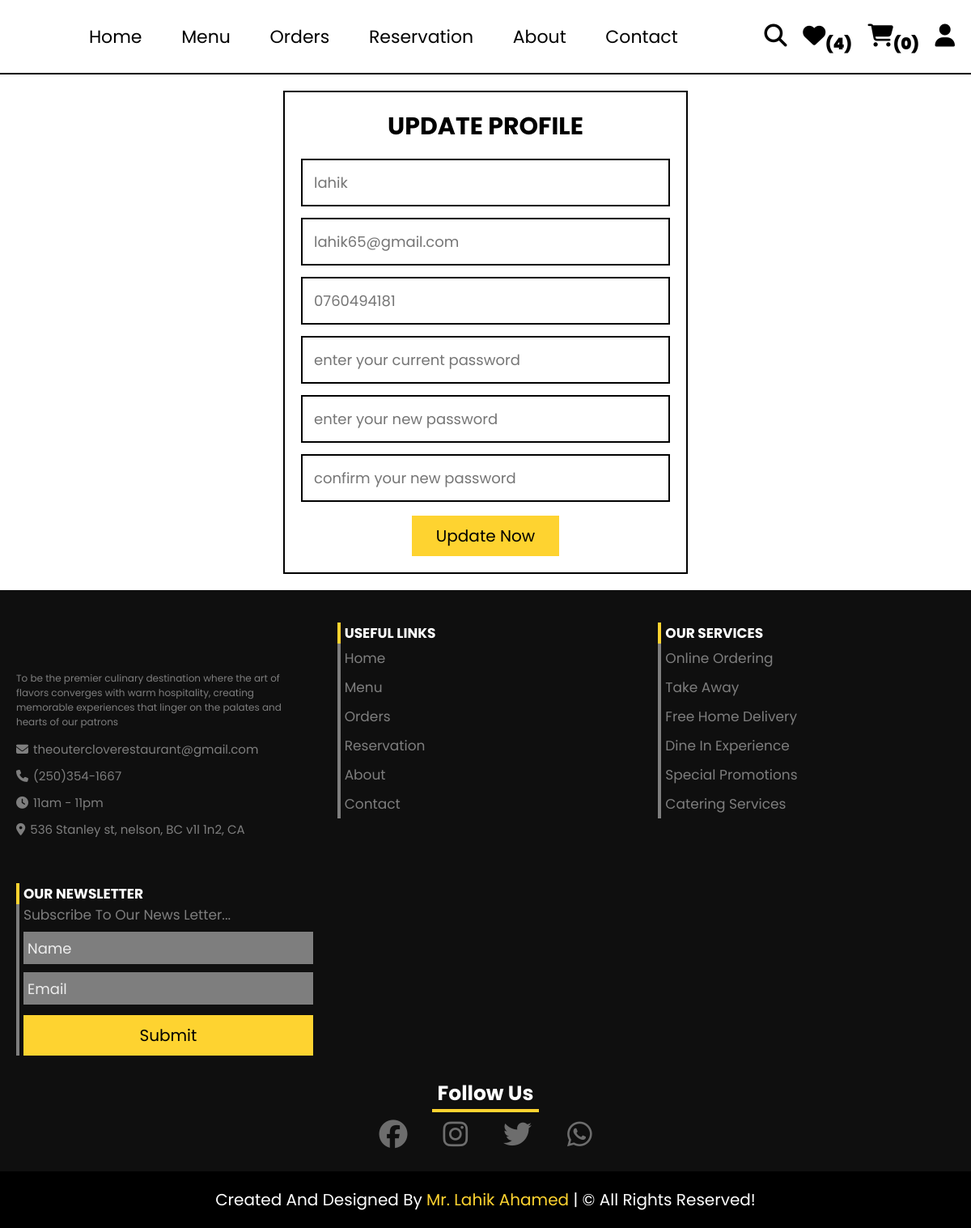
Page /customer/update_profile.php (signed in) on the committed database.
### tables this page shows
CREATE TABLE `users` (
  `id` int(11) NOT NULL,
  `name` varchar(50) NOT NULL,
  `email` varchar(50) NOT NULL,
  `number` varchar(11) NOT NULL,
  `password` char(255) NOT NULL,
  `reg_date` datetime NOT NULL DEFAULT current_timestamp(),
  `address` varchar(255) NOT NULL
);

### customer/update_profile.php (the view, shortened to what this page needs)
<?php
    include("../db/database.php");
?>
<!DOCTYPE html>
<html lang="en">
<head>
    <link rel="stylesheet" href="../CSS/customer_style.css">
</head>
<body>
    <?php include("../components/user_header.php"); ?>
    <section class="form-container">
        <form action="<?php htmlspecialchars($_SERVER["PHP_SELF"]) ?>" method="post">
            <h3>update profile</h3>
            <input type="text" name="name" placeholder="<?= $fetch_profile['name'] ?>"
            class="box" maxlength="50">
            <input type="email" name="email" placeholder="<?= $fetch_profile['email'] ?>"
            class="box" maxlength="50">
            <input type="number" name="number" placeholder="<?= $fetch_profile['number'] ?>"
            class="box" max="9999999999">
            <input type="password" name="current_password" required placeholder="enter your current password"
            class="box" maxlength="50" oninput="this.value = this.value.replace(/\s/g, '')">
            <input type="password" name="new_password" required placeholder="enter your new password"
            class="box" maxlength="50" oninput="this.value = this.value.replace(/\s/g, '')">
            <input type="password" name="confirm_new_password" required placeholder="confirm your new password"
            class="box" maxlength="50" oninput="this.value = this.value.replace(/\s/g, '')">
            <input type="submit" name="update" value="update now" class="btn">
        </form>
    </section>
</body>
</html>
<?php include("../components/footer.php"); ?>

### CSS/customer_style.css (style rules this page uses)
:root { --yellow: #fed330; --red: #e74c3c; --light-color: #7e7e7e; --border: 2px solid #000; --light: #ededed; --light-black: #0f0f0f; }
* { font-family: 'poppins', sans-serif; margin: 0; padding: 0; box-sizing: border-box; outline: none; border: none; text-decoration: none; }
html { font-size: 62.5%; overflow-x: hidden; scroll-behavior: smooth; stop-opacity: 7rem; scroll-padding-top: 7rem; }
section { margin: 0 auto; max-width: 1300px; padding: 2rem; }
.btn, .delete-btn { margin-top: 1rem; display: inline-block; font-size: 2rem; padding: 1rem 3rem; cursor: pointer; transition: .2s linear; text-transform: capitalize; }
.btn { background-color: var(--yellow); color: #000; }
.form-container form { margin: 0 auto; max-width: 50rem; padding: 2rem; text-align: center; border: var(--border); }
.form-container form h3 { font-size: 3rem; color: #000; text-transform: uppercase; margin-bottom: 1rem; }
.form-container form .box { margin: .7rem 0; width: 100%; border: var(--border); padding: 1.4rem; font-size: 1.8rem; color: #000; }

### rows in the picture
users: name "lahik", email "lahik65@gmail.com", number "0760494181"

### other values in the picture
$total_user_wishlist_items "4"
count($_SESSION["cart"]) "0"
